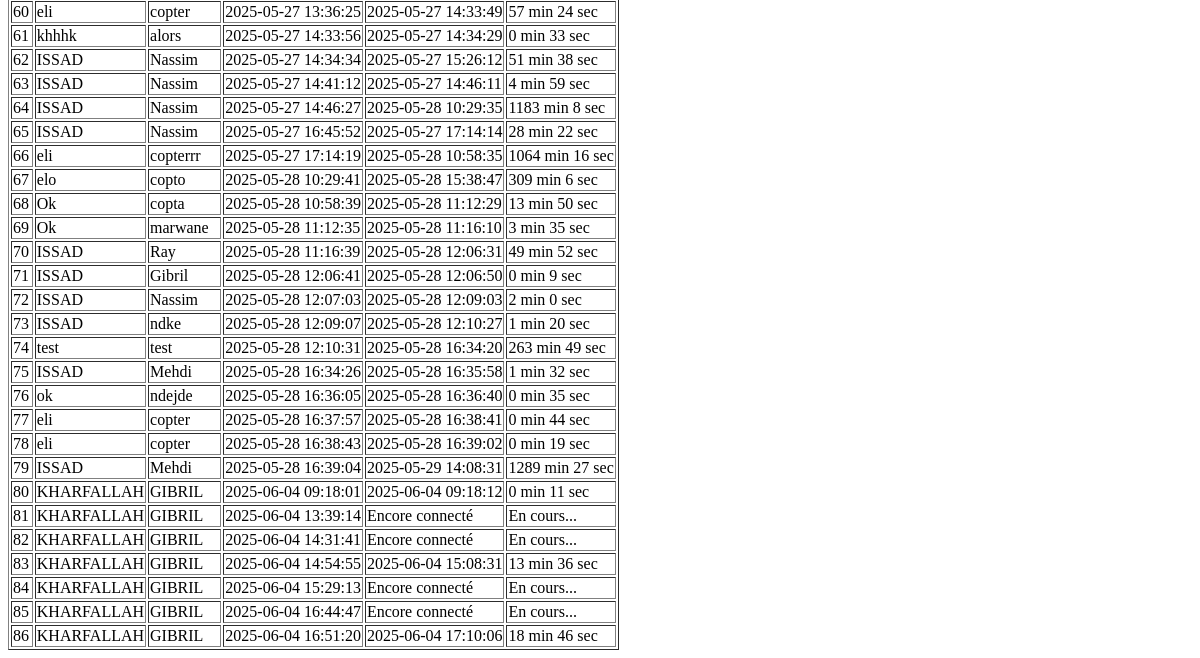
/admin (lower part), run on an earlier commit of the app's database.
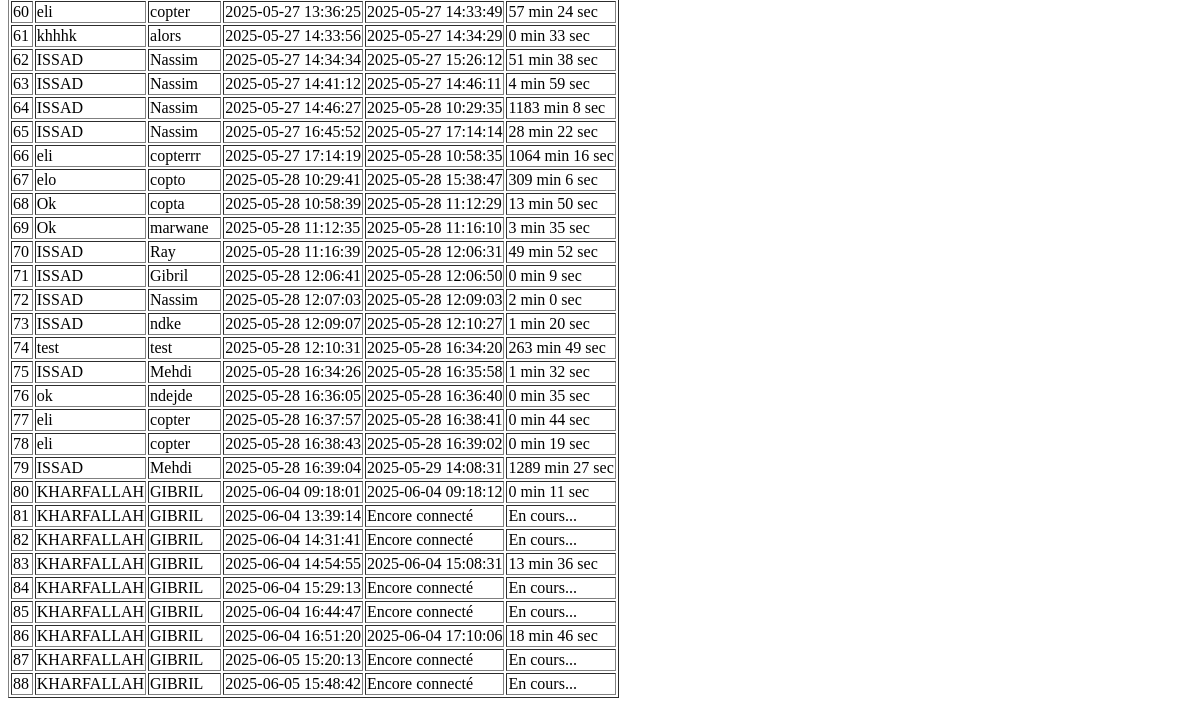
And on a later commit of the database.
### tables this page shows
CREATE TABLE logs (
    id INTEGER PRIMARY KEY AUTOINCREMENT,
    nom TEXT,
    prenom TEXT,
    arrivee TEXT,
    depart TEXT
);

### app.py (the view)
@app.route("/admin", methods=["GET", "POST"])
def admin():
    prenom_recherche = request.args.get("prenom", "")
    conn = sqlite3.connect(DB_PATH)
    cursor = conn.cursor()
    if prenom_recherche:
        cursor.execute(
            "SELECT * FROM logs WHERE prenom LIKE ?", ("%" + prenom_recherche + "%",)
        )
    else:
        cursor.execute("SELECT * FROM logs")
    logs = cursor.fetchall()
    conn.close()
    total_seconds = 0
    logs_with_duration = []
    for log in logs:
        id_, nom, prenom, arrivee, depart = log
        if depart:
            dt_arrivee = datetime.strptime(arrivee, "%Y-%m-%d %H:%M:%S")
            dt_depart = datetime.strptime(depart, "%Y-%m-%d %H:%M:%S")
            duration = dt_depart - dt_arrivee
            seconds = duration.total_seconds()
            total_seconds += seconds
            minutes = int(seconds // 60)
            secondes = int(seconds % 60)
            duree = f"{minutes} min {secondes} sec"
        else:
            duree = "En cours..."
        logs_with_duration.append((id_, nom, prenom, arrivee, depart, duree))
    total_minutes = int(total_seconds // 60)
    total_heures = total_minutes // 60
    total_minutes_restant = total_minutes % 60
    total_secondes = int(total_seconds % 60)
    temps_total_format = (
        f"{total_heures} h {total_minutes_restant} min {total_secondes} sec"
    )
    return render_template(
        "admin.html",
        logs=logs_with_duration,
        prenom_recherche = prenom_recherche,
        temps_total = temps_total_format,
    )

### templates/admin.html (shortened to what this page needs)
<!DOCTYPE html>
<html>
<head>
</head>
<body>
  <br>
  <table border="1">
    {% for log in logs %}
    <tr>
      <td>{{ log[0] }}</td>
      <td>{{ log[1] }}</td>
      <td>{{ log[2] }}</td>
      <td>{{ log[3] }}</td>
      <td>{{ log[4] or "Encore connecté" }}</td>
      <td>{{ log[5] }}</td>
    </tr>
    {% endfor %}
  </table>
</body>
</html>

What changed in the data, as far as the page shows it:
added logs: id "87", nom "KHARFALLAH", prenom "GIBRIL", arrivee "2025-06-05 15:20:13", log "Encore connecté", log "En cours..."
added logs: id "88", nom "KHARFALLAH", prenom "GIBRIL", arrivee "2025-06-05 15:48:42", log "Encore connecté", log "En cours..."
